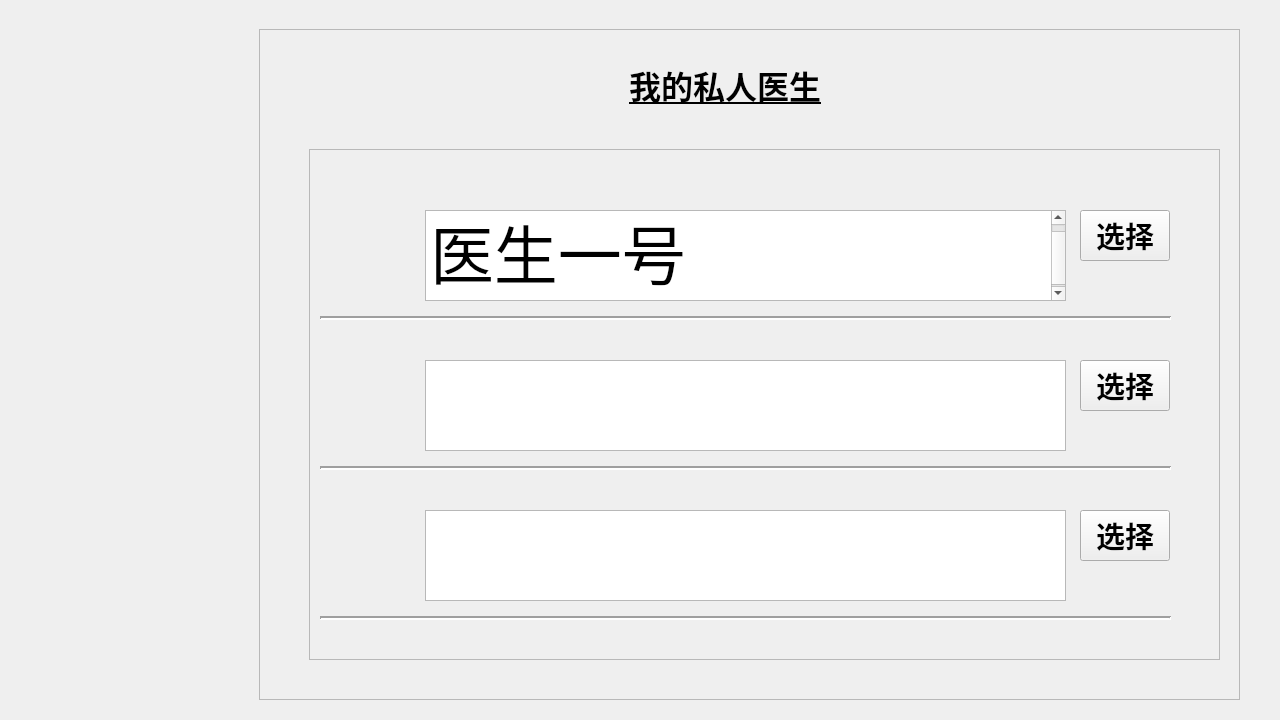
<?xml version="1.0" encoding="UTF-8"?>
<ui version="4.0">
 <class>Form</class>
 <widget class="QWidget" name="Form">
  <property name="geometry">
   <rect>
    <x>0</x>
    <y>0</y>
    <width>1280</width>
    <height>720</height>
   </rect>
  </property>
  <property name="windowTitle">
   <string>Form</string>
  </property>
  <widget class="QFrame" name="myDoc_widget">
   <property name="geometry">
    <rect>
     <x>259</x>
     <y>29</y>
     <width>981</width>
     <height>671</height>
    </rect>
   </property>
   <property name="frameShape">
    <enum>QFrame::StyledPanel</enum>
   </property>
   <property name="frameShadow">
    <enum>QFrame::Raised</enum>
   </property>
   <widget class="QLabel" name="page_title_label">
    <property name="geometry">
     <rect>
      <x>370</x>
      <y>10</y>
      <width>201</width>
      <height>91</height>
     </rect>
    </property>
    <property name="font">
     <font>
      <family>思源宋体 CN</family>
      <pointsize>24</pointsize>
      <weight>75</weight>
      <bold>true</bold>
      <underline>true</underline>
     </font>
    </property>
    <property name="text">
     <string>我的私人医生</string>
    </property>
   </widget>
   <widget class="QScrollArea" name="scrollArea">
    <property name="geometry">
     <rect>
      <x>50</x>
      <y>120</y>
      <width>911</width>
      <height>511</height>
     </rect>
    </property>
    <property name="widgetResizable">
     <bool>true</bool>
    </property>
    <widget class="QWidget" name="scrollAreaWidgetContents">
     <property name="geometry">
      <rect>
       <x>0</x>
       <y>0</y>
       <width>909</width>
       <height>509</height>
      </rect>
     </property>
     <widget class="QLabel" name="label_2">
      <property name="geometry">
       <rect>
        <x>10</x>
        <y>60</y>
        <width>91</width>
        <height>91</height>
       </rect>
      </property>
      <property name="text">
       <string/>
      </property>
      <property name="pixmap">
       <pixmap>../我的.png</pixmap>
      </property>
      <property name="scaledContents">
       <bool>true</bool>
      </property>
     </widget>
     <widget class="QTextBrowser" name="textBrowser">
      <property name="geometry">
       <rect>
        <x>115</x>
        <y>60</y>
        <width>641</width>
        <height>91</height>
       </rect>
      </property>
      <property name="html">
       <string>&lt;!DOCTYPE HTML PUBLIC &quot;-//W3C//DTD HTML 4.0//EN&quot; &quot;http://www.w3.org/TR/REC-html40/strict.dtd&quot;&gt;
&lt;html&gt;&lt;head&gt;&lt;meta name=&quot;qrichtext&quot; content=&quot;1&quot; /&gt;&lt;style type=&quot;text/css&quot;&gt;
p, li { white-space: pre-wrap; }
&lt;/style&gt;&lt;/head&gt;&lt;body style=&quot; font-family:'Noto Sans CJK SC'; font-size:9pt; font-weight:400; font-style:normal;&quot;&gt;
&lt;p style=&quot; margin-top:0px; margin-bottom:0px; margin-left:0px; margin-right:0px; -qt-block-indent:0; text-indent:0px;&quot;&gt;&lt;span style=&quot; font-size:48pt;&quot;&gt;医生一号&lt;/span&gt;&lt;/p&gt;&lt;/body&gt;&lt;/html&gt;</string>
      </property>
     </widget>
     <widget class="QPushButton" name="pushButton_2">
      <property name="geometry">
       <rect>
        <x>770</x>
        <y>60</y>
        <width>90</width>
        <height>51</height>
       </rect>
      </property>
      <property name="font">
       <font>
        <family>思源宋体 CN</family>
        <pointsize>22</pointsize>
        <weight>75</weight>
        <bold>true</bold>
       </font>
      </property>
      <property name="text">
       <string>选择</string>
      </property>
      <property name="autoDefault">
       <bool>true</bool>
      </property>
      <property name="default">
       <bool>false</bool>
      </property>
     </widget>
     <widget class="Line" name="line">
      <property name="geometry">
       <rect>
        <x>10</x>
        <y>160</y>
        <width>851</width>
        <height>16</height>
       </rect>
      </property>
      <property name="lineWidth">
       <number>2</number>
      </property>
      <property name="orientation">
       <enum>Qt::Horizontal</enum>
      </property>
     </widget>
     <widget class="Line" name="line_2">
      <property name="geometry">
       <rect>
        <x>10</x>
        <y>310</y>
        <width>851</width>
        <height>16</height>
       </rect>
      </property>
      <property name="lineWidth">
       <number>2</number>
      </property>
      <property name="orientation">
       <enum>Qt::Horizontal</enum>
      </property>
     </widget>
     <widget class="QTextBrowser" name="textBrowser_2">
      <property name="geometry">
       <rect>
        <x>115</x>
        <y>210</y>
        <width>641</width>
        <height>91</height>
       </rect>
      </property>
     </widget>
     <widget class="QLabel" name="label_3">
      <property name="geometry">
       <rect>
        <x>10</x>
        <y>210</y>
        <width>91</width>
        <height>91</height>
       </rect>
      </property>
      <property name="text">
       <string/>
      </property>
      <property name="pixmap">
       <pixmap>../我的.png</pixmap>
      </property>
      <property name="scaledContents">
       <bool>true</bool>
      </property>
     </widget>
     <widget class="QPushButton" name="pushButton_3">
      <property name="geometry">
       <rect>
        <x>770</x>
        <y>210</y>
        <width>90</width>
        <height>51</height>
       </rect>
      </property>
      <property name="font">
       <font>
        <family>思源宋体 CN</family>
        <pointsize>22</pointsize>
        <weight>75</weight>
        <bold>true</bold>
       </font>
      </property>
      <property name="text">
       <string>选择</string>
      </property>
     </widget>
     <widget class="Line" name="line_3">
      <property name="geometry">
       <rect>
        <x>10</x>
        <y>460</y>
        <width>851</width>
        <height>16</height>
       </rect>
      </property>
      <property name="lineWidth">
       <number>2</number>
      </property>
      <property name="orientation">
       <enum>Qt::Horizontal</enum>
      </property>
     </widget>
     <widget class="QTextBrowser" name="textBrowser_3">
      <property name="geometry">
       <rect>
        <x>115</x>
        <y>360</y>
        <width>641</width>
        <height>91</height>
       </rect>
      </property>
     </widget>
     <widget class="QLabel" name="label_4">
      <property name="geometry">
       <rect>
        <x>10</x>
        <y>360</y>
        <width>91</width>
        <height>91</height>
       </rect>
      </property>
      <property name="text">
       <string/>
      </property>
      <property name="pixmap">
       <pixmap>../我的.png</pixmap>
      </property>
      <property name="scaledContents">
       <bool>true</bool>
      </property>
     </widget>
     <widget class="QPushButton" name="pushButton_4">
      <property name="geometry">
       <rect>
        <x>770</x>
        <y>360</y>
        <width>90</width>
        <height>51</height>
       </rect>
      </property>
      <property name="font">
       <font>
        <family>思源宋体 CN</family>
        <pointsize>22</pointsize>
        <weight>75</weight>
        <bold>true</bold>
       </font>
      </property>
      <property name="text">
       <string>选择</string>
      </property>
     </widget>
    </widget>
   </widget>
  </widget>
 </widget>
 <resources/>
 <connections/>
</ui>
